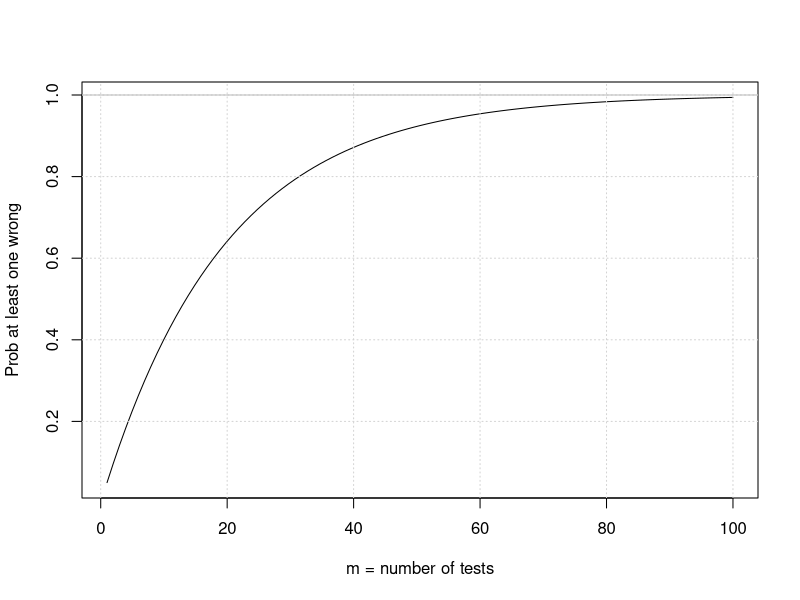
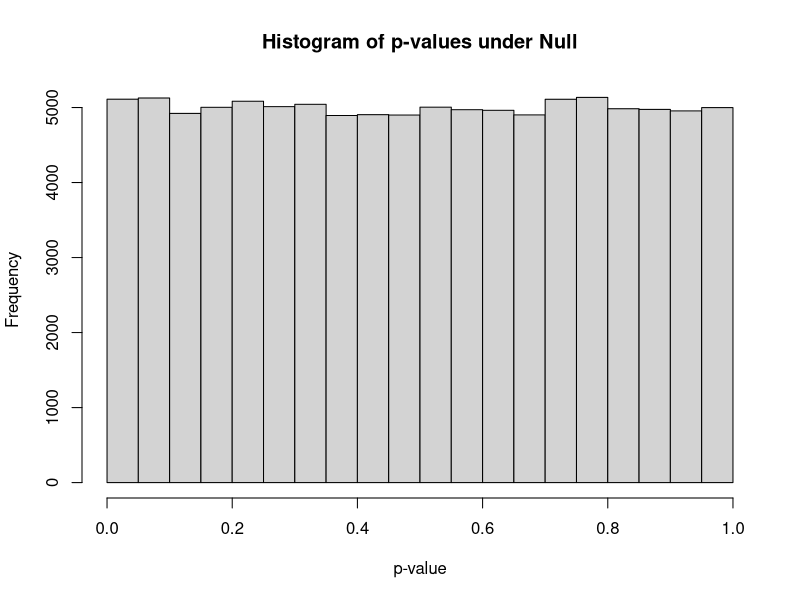
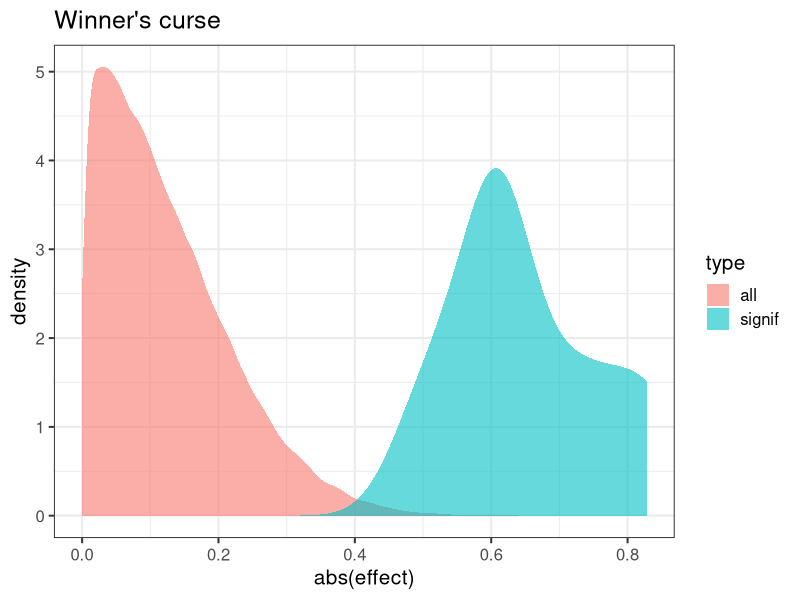

These figures' R source, in order:
## ---- chunk 1
library(tidyverse)
## ---- chunk 2

fastlm = function(xx,yy)
{
  ## compute betahat (regression coef) and pvalue with Ftest
  ## for now it does not take covariates

  df1 = 2
  df0 = 1
  ind = !is.na(xx) & !is.na(yy)
  xx = xx[ind]
  yy = yy[ind]
  n = sum(ind)
  xbar = mean(xx)
  ybar = mean(yy)
  xx = xx - xbar
  yy = yy - ybar

  SXX = sum( xx^2 )
  SYY = sum( yy^2 )
  SXY = sum( xx * yy )

  betahat = SXY / SXX

  RSS1 = sum( ( yy - xx * betahat )^2 )
  RSS0 = SYY

  fstat = ( ( RSS0 - RSS1 ) / ( df1 - df0 ) )  / ( RSS1 / ( n - df1 ) )
  pval = 1 - pf(fstat, df1 = ( df1 - df0 ), df2 = ( n - df1 ))
  res = list(betahat = betahat, pval = pval)

  return(res)
}

## ---- chunk 3

alpha = 0.05

Patleastonemistake = function(m) {1 - (1-alpha)^m}

curve(Patleastonemistake,from = 1, to=100, ylab="Prob at least one wrong", xlab="m = number of tests")
grid()
abline(h=1,col='gray')


## ---- chunk 4

nsim = 100000


nsam = 100
maf = 0.30
Xfather = matrix( rbinom(nsam * nsim,1,maf), nsam, nsim )
Xmother = matrix( rbinom(nsam * nsim,1,maf), nsam, nsim )
Xboth = Xfather+ Xmother

Y = matrix( rnorm(nsam*nsim), nsam, nsim)

pvec = rep(NA,nsim)
bvec = rep(NA,nsim)

for(ss in 1:nsim)
{
  if(round(ss/100)==ss) print(ss)
  fit = fastlm(Xboth[,ss], Y[,ss])
  pvec[ss] = fit$pval  
  bvec[ss] = fit$betahat
}


hist(pvec,xlab="p-value",main="Histogram of p-values under Null")

## ---- chunk 5

ind = which(pvec < 0.0001)

df = tibble(effect = c(bvec[ind],bvec), type = c(rep("signif",length(ind)),rep("all",length(bvec)) ) )

ggplot(df, aes(abs(effect), fill=type)) + geom_density(alpha = 0.6, color=NA) + theme_bw(base_size = 15) + ggtitle("Winner's curse")
